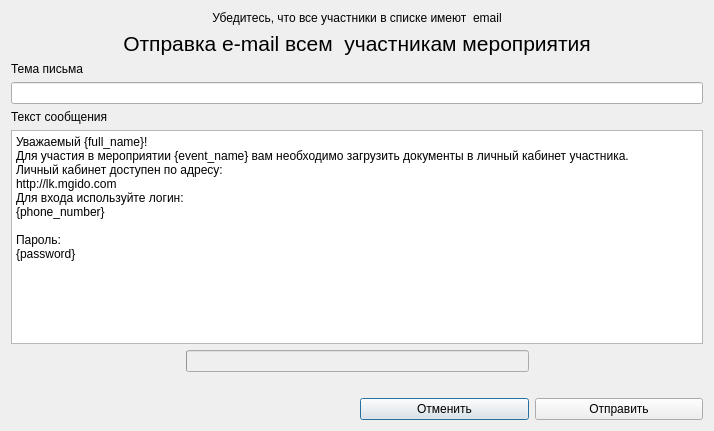
<?xml version="1.0" encoding="UTF-8"?>
<ui version="4.0">
 <class>Send_email</class>
 <widget class="QDialog" name="Send_email">
  <property name="geometry">
   <rect>
    <x>0</x>
    <y>0</y>
    <width>714</width>
    <height>431</height>
   </rect>
  </property>
  <property name="windowTitle">
   <string>Dialog</string>
  </property>
  <layout class="QGridLayout" name="gridLayout">
   <item row="4" column="0" colspan="4">
    <widget class="QLineEdit" name="lineEdit_theme_email"/>
   </item>
   <item row="8" column="1" colspan="2">
    <widget class="QLabel" name="label_send_go_on">
     <property name="enabled">
      <bool>true</bool>
     </property>
     <property name="autoFillBackground">
      <bool>true</bool>
     </property>
     <property name="text">
      <string/>
     </property>
     <property name="alignment">
      <set>Qt::AlignCenter</set>
     </property>
    </widget>
   </item>
   <item row="9" column="2">
    <widget class="QPushButton" name="pushButton_cancel">
     <property name="text">
      <string>Отменить</string>
     </property>
    </widget>
   </item>
   <item row="9" column="3">
    <widget class="QPushButton" name="pushButton_send">
     <property name="text">
      <string>Отправить</string>
     </property>
    </widget>
   </item>
   <item row="3" column="0">
    <widget class="QLabel" name="label_email_theme">
     <property name="text">
      <string>Тема письма</string>
     </property>
    </widget>
   </item>
   <item row="1" column="0" colspan="4">
    <widget class="QLabel" name="label_send_email">
     <property name="font">
      <font>
       <pointsize>16</pointsize>
      </font>
     </property>
     <property name="text">
      <string>Отправка e-mail всем  участникам мероприятия</string>
     </property>
     <property name="alignment">
      <set>Qt::AlignCenter</set>
     </property>
    </widget>
   </item>
   <item row="5" column="0" colspan="4">
    <widget class="QLabel" name="label_email_body">
     <property name="text">
      <string>Текст сообщения</string>
     </property>
    </widget>
   </item>
   <item row="6" column="0" colspan="4">
    <widget class="QPlainTextEdit" name="plainTextEdit">
     <property name="plainText">
      <string>Уважаемый {full_name}!
Для участия в мероприятии {event_name} вам необходимо загрузить документы в личный кабинет участника.
Личный кабинет доступен по адресу:
http://lk.mgido.com
Для входа используйте логин:
{phone_number}

Пароль:
{password}</string>
     </property>
    </widget>
   </item>
   <item row="0" column="0" colspan="4">
    <widget class="QLabel" name="label_sure_exist_email">
     <property name="text">
      <string>Убедитесь, что все участники в списке имеют  email</string>
     </property>
     <property name="alignment">
      <set>Qt::AlignCenter</set>
     </property>
    </widget>
   </item>
   <item row="7" column="1" colspan="2">
    <widget class="QProgressBar" name="progressBar">
     <property name="enabled">
      <bool>false</bool>
     </property>
     <property name="autoFillBackground">
      <bool>false</bool>
     </property>
     <property name="value">
      <number>0</number>
     </property>
     <property name="textVisible">
      <bool>false</bool>
     </property>
    </widget>
   </item>
  </layout>
 </widget>
 <resources/>
 <connections>
  <connection>
   <sender>pushButton_cancel</sender>
   <signal>clicked()</signal>
   <receiver>Send_email</receiver>
   <slot>close()</slot>
   <hints>
    <hint type="sourcelabel">
     <x>522</x>
     <y>359</y>
    </hint>
    <hint type="destinationlabel">
     <x>330</x>
     <y>190</y>
    </hint>
   </hints>
  </connection>
 </connections>
</ui>
